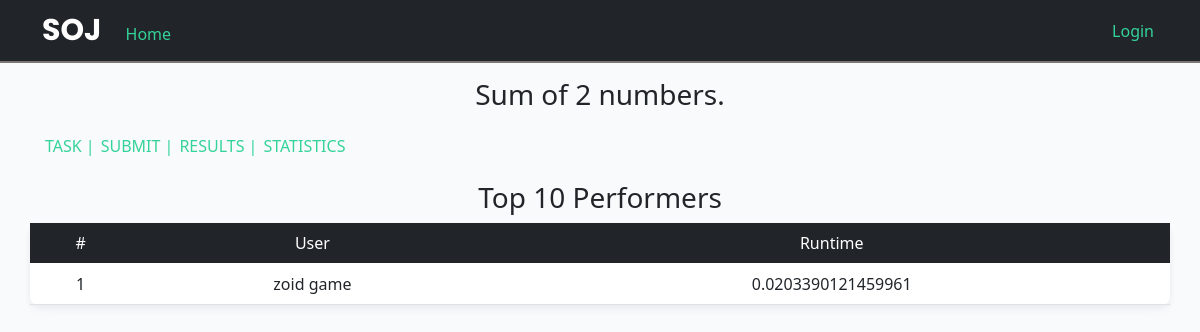
The app's page /prob_stats/1, older data.
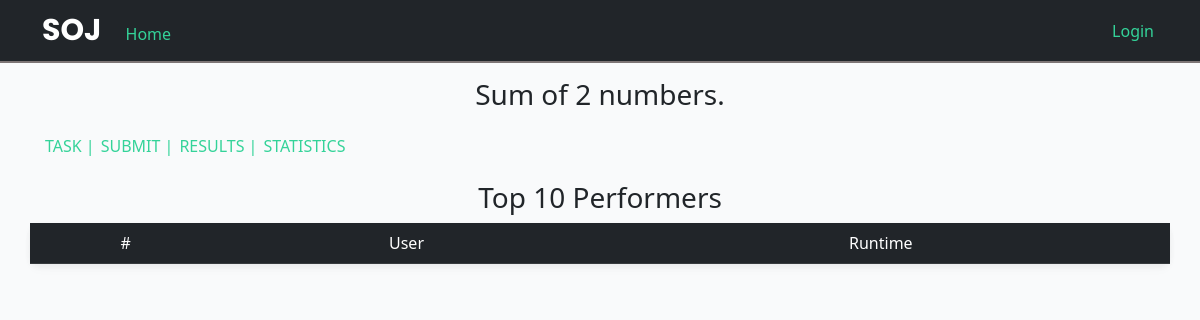
The same page, newer data.
### SOJ/models.py (models this page shows, shortened)
class User(db.Model, UserMixin):
    id = db.Column(db.Integer, primary_key=True)
    username = db.Column(db.String(20), unique=True, nullable=False)
    email = db.Column(db.String(120), unique=True, nullable=False)
    image_file = db.Column(db.String(20), nullable=False, default='default.jpg')
    password = db.Column(db.String(60), nullable=False)

class Submission(db.Model):
    id = db.Column(db.Integer, primary_key=True)
    user_id = db.Column(db.Integer, nullable=False)
    prob_id = db.Column(db.Integer, nullable=False)
    code = db.Column(db.String(10000), nullable=False)
    language = db.Column(db.String(10), nullable=False)
    date = db.Column(db.DateTime, nullable=False, default=datetime.utcnow)
    runtime = db.Column(db.String(10), nullable=False, default="0")
    status = db.Column(db.String(1), nullable=False, default="U") # U->unsolved A->accepted W->wrong

### SOJ/main/routes.py (the view)
@main.route('/prob_stats/<int:id>')
def prob_stats(id):
    prob = Problem.query.filter_by(id=id).first()
    subs = Submission.query.filter_by(prob_id=id, status='A').all()
    total_subs = len(subs)
    subs.sort(key=lambda x: x.runtime)
    user_visited = {}
    for s in subs[::-1]:
        if (s.user_id not in user_visited):
            user_visited[s.user_id] = s.runtime
        if (len(user_visited) == 10):
            break
    top_10 = []
    ind = 0
    for (uid, rtime) in sorted(user_visited.items(), key=lambda x: x[1]):
        top_10.append((ind,User.query.filter_by(id=uid).first().username, rtime))
        ind += 1
    return render_template("prob_stats.html", prob=prob, top_10 = top_10)

### SOJ/templates/prob_stats.html (shortened to what this page needs)
{% extends 'layout.html' %}
{% block content %}
<div class="container" style="margin-top:10px; margin-bottom:10px;">
    <p class="text-center fs-3 text-bolder ">{{ prob.title }}</p>
    <div class="d-flex flex-row">
        <a class="custom-link" href="{{ url_for('main.task', id=prob.id) }}" style="padding:3px;">TASK |</a>
        <a class="custom-link" href="{{ url_for('main.submit', id=prob.id) }}" style="padding:3px;"> SUBMIT |</a>
        <a class="custom-link" href="{{ url_for('main.result', prob_id=prob.id) }}" style="padding:3px;"> RESULTS |</a>
        <a class="custom-link" href="" style="padding:3px;"> STATISTICS</a>
    </div>
</div>
<h3 style="text-align: center; margin-top: 20px;">
    Top 10 Performers
</h3>
<div class="container custom-card" style=" padding:0px;">
    <table class="table" style="">
        <thead class="table-dark">
            <tr>
                <td>#</td>
                <td>User</td>
                <td>Runtime</td>
            </tr>
        </thead>
        {% for i in top_10 %}
            <tr>
                <td>{{ i[0]+1 }}</td>
                <td>{{ i[1] }}</td>
                <td>{{ i[2] }}</td>
            </tr>
        {% endfor %}
    </table>
</div>
{% endblock %}

Row changes from the older to the newer data that the page shows:
no longer on this page (row edited): User: username "zoid game"
removed Submission: runtime "0.0203390121459961"
Text that changed along with them:
list line gone: "1"
